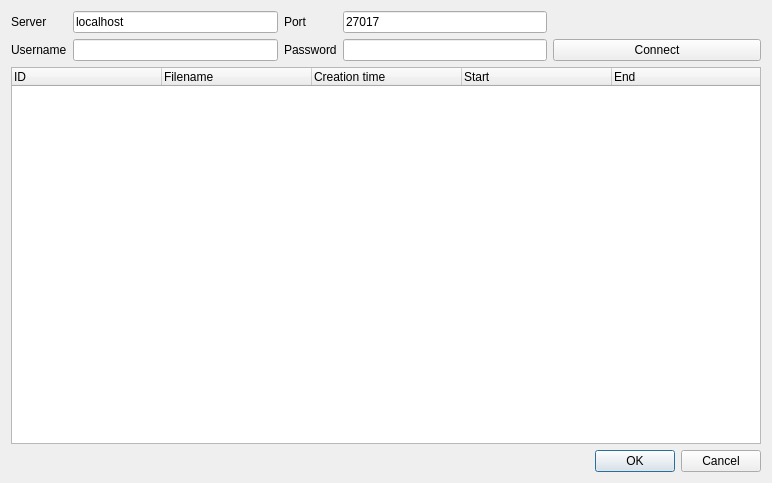
<?xml version="1.0" encoding="UTF-8"?>
<ui version="4.0">
 <class>Dialog</class>
 <widget class="QDialog" name="Dialog">
  <property name="geometry">
   <rect>
    <x>0</x>
    <y>0</y>
    <width>772</width>
    <height>483</height>
   </rect>
  </property>
  <property name="windowTitle">
   <string>Dialog</string>
  </property>
  <layout class="QGridLayout" name="gridLayout">
   <item row="0" column="0">
    <widget class="QLabel" name="label">
     <property name="text">
      <string>Server</string>
     </property>
    </widget>
   </item>
   <item row="0" column="1">
    <widget class="QLineEdit" name="serverLineEdit">
     <property name="text">
      <string>localhost</string>
     </property>
    </widget>
   </item>
   <item row="0" column="2">
    <widget class="QLabel" name="label_2">
     <property name="text">
      <string>Port</string>
     </property>
    </widget>
   </item>
   <item row="0" column="5">
    <spacer name="horizontalSpacer">
     <property name="orientation">
      <enum>Qt::Horizontal</enum>
     </property>
     <property name="sizeHint" stdset="0">
      <size>
       <width>208</width>
       <height>20</height>
      </size>
     </property>
    </spacer>
   </item>
   <item row="1" column="1">
    <widget class="QLineEdit" name="userLineEdit"/>
   </item>
   <item row="1" column="2" colspan="2">
    <widget class="QLabel" name="label_4">
     <property name="text">
      <string>Password</string>
     </property>
    </widget>
   </item>
   <item row="1" column="4">
    <widget class="QLineEdit" name="pwdLineEdit">
     <property name="echoMode">
      <enum>QLineEdit::Password</enum>
     </property>
    </widget>
   </item>
   <item row="2" column="0" colspan="6">
    <widget class="QTreeWidget" name="treeWidget">
     <attribute name="headerDefaultSectionSize">
      <number>150</number>
     </attribute>
     <attribute name="headerHighlightSections">
      <bool>false</bool>
     </attribute>
     <column>
      <property name="text">
       <string>ID</string>
      </property>
     </column>
     <column>
      <property name="text">
       <string>Filename</string>
      </property>
     </column>
     <column>
      <property name="text">
       <string>Creation time</string>
      </property>
     </column>
     <column>
      <property name="text">
       <string>Start</string>
      </property>
     </column>
     <column>
      <property name="text">
       <string>End</string>
      </property>
     </column>
    </widget>
   </item>
   <item row="3" column="0" colspan="5">
    <spacer name="horizontalSpacer_2">
     <property name="orientation">
      <enum>Qt::Horizontal</enum>
     </property>
     <property name="sizeHint" stdset="0">
      <size>
       <width>534</width>
       <height>20</height>
      </size>
     </property>
    </spacer>
   </item>
   <item row="3" column="5">
    <widget class="QDialogButtonBox" name="buttonBox">
     <property name="orientation">
      <enum>Qt::Horizontal</enum>
     </property>
     <property name="standardButtons">
      <set>QDialogButtonBox::Cancel|QDialogButtonBox::Ok</set>
     </property>
    </widget>
   </item>
   <item row="0" column="4">
    <widget class="QLineEdit" name="portLineEdit">
     <property name="text">
      <string>27017</string>
     </property>
    </widget>
   </item>
   <item row="1" column="5">
    <widget class="QPushButton" name="pushButton">
     <property name="text">
      <string>Connect</string>
     </property>
    </widget>
   </item>
   <item row="1" column="0">
    <widget class="QLabel" name="label_3">
     <property name="text">
      <string>Username</string>
     </property>
    </widget>
   </item>
  </layout>
 </widget>
 <resources/>
 <connections>
  <connection>
   <sender>buttonBox</sender>
   <signal>accepted()</signal>
   <receiver>Dialog</receiver>
   <slot>accept()</slot>
   <hints>
    <hint type="sourcelabel">
     <x>248</x>
     <y>254</y>
    </hint>
    <hint type="destinationlabel">
     <x>157</x>
     <y>274</y>
    </hint>
   </hints>
  </connection>
  <connection>
   <sender>buttonBox</sender>
   <signal>rejected()</signal>
   <receiver>Dialog</receiver>
   <slot>reject()</slot>
   <hints>
    <hint type="sourcelabel">
     <x>316</x>
     <y>260</y>
    </hint>
    <hint type="destinationlabel">
     <x>286</x>
     <y>274</y>
    </hint>
   </hints>
  </connection>
 </connections>
</ui>
